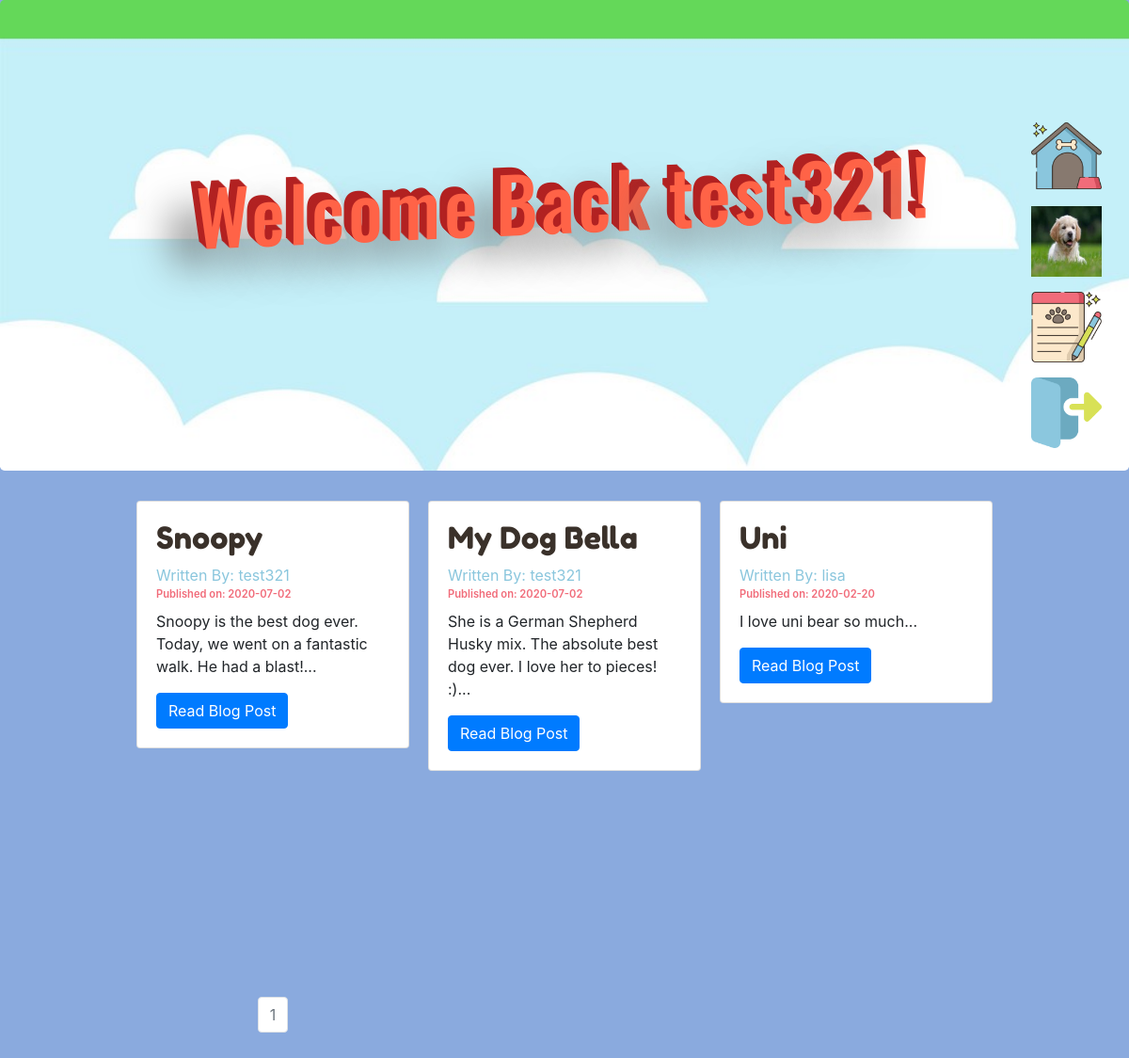
/ (signed in), run on the app's committed database.
### dawgblawg/models.py (models this page shows, shortened)
class User(db.Model,UserMixin):
    __tablename__= 'users'
    id = db.Column(db.Integer,primary_key=True)
    profile_image = db.Column(db.String(64),default='default_profile.png')
    email = db.Column(db.String(64),unique=True,index=True)
    username = db.Column(db.String(64),unique=True,index=True)
    password_hash = db.Column(db.String(128))
    posts = db.relationship('BlogPost',backref='author',lazy=True)

class BlogPost(db.Model):
    users = db.relationship(User)
    id = db.Column(db.Integer,primary_key=True)
    user_id = db.Column(db.Integer,db.ForeignKey('users.id'),nullable=False)
    date = db.Column(db.DateTime,nullable=False,default=datetime.utcnow)
    title = db.Column(db.String(140),nullable=False)
    text = db.Column(db.Text,nullable=False)

### dawgblawg/core/views.py (the view)
@core.route('/')
def index():
    page = request.args.get('page', 1, type=int)
    blog_posts = BlogPost.query.order_by(BlogPost.date.desc()).paginate(page=page, per_page=10)
    return render_template('home.html',blog_posts=blog_posts)

### dawgblawg/models.py (called while the page is built)
@login_manager.user_loader
def load_user(user_id):
    return User.query.get(user_id)

### dawgblawg/templates/home.html (shortened to what this page needs)
{% extends "base.html" %}
{% block content %}
  <div>
    <div class="jumbotron">
    {% if current_user.is_authenticated %}
      <h1 id="welcomeBackUser">Welcome Back {{current_user.username}}!</h1>
    </div>
    <div class="container">
     {% for post in blog_posts.items %}
     <div>
       <div>
         <div class="card" >
           <div class="card-body">
             <h2><a class="card-title" href="  {{ url_for('blog_posts.blog_post', blog_post_id=post.id) }}">{{ post.title }}</a></h2>
             <a class="blog-author" href="{{ url_for('users.user_posts', username=post.author.username) }}">Written By: {{ post.author.username }}</a>
             <span class="blog-date">Published on: {{ post.date.strftime('%Y-%m-%d') }}</span>
             <p class="card-text">{{ post.text[:100] }}...</p>
             <a href="{{ url_for('blog_posts.blog_post', blog_post_id=post.id) }}" class="btn btn-primary">Read Blog Post</a>
           </div>
         </div>
       </div>
     </div>
    {% endfor %}
    <nav aria-label="Page navigation">
     <ul class="pagination justify-content-center">
       {% for page_num in blog_posts.iter_pages(left_edge=1, right_edge=1, left_current=1, right_current=2) %}
          {% if blog_posts.page == page_num %}
          <li class="page-item disabled">
            <a class="page-link" href="{{ url_for('core.index', page=page_num) }}">{{ page_num }}</a>
          </li>
          {% else %}
            <li class="page-item"><a class="page-link" href="{{ url_for('core.index', page=page_num) }}">{{ page_num }}</a></li>
          {% endif %}
      {% endfor %}
    </nav>
    {% endif %}
  </div>
{% endblock %}

### dawgblawg/templates/base.html (shortened to what this page needs)
<!DOCTYPE html>
<html lang="en" dir="ltr">
  <head>
    <link rel="stylesheet" href="https://maxcdn.bootstrapcdn.com/bootstrap/4.0.0/css/bootstrap.min.css">
    <link rel="stylesheet" type="text/css" href="{{ url_for('static', filename='style.css') }}">
  </head>
  <body>
  <ul class="nav">
    <li class="nav-item">
      <a class="nav-link hvr-wobble-horizontal" title="Home" href="{{ url_for('core.index') }}"><img class="nav-icon" src="../static/home-icon.png"></img></a>
    </li>
      {% if current_user.is_authenticated %}
      <li class='nav-link hvr-wobble-horizontal'><a title="My Account" href="{{ url_for('users.account') }}"><img class="nav-icon" src="{{url_for('static',filename='profile_pics/'+ current_user.profile_image)}}"></a></li>
      <li class='nav-link hvr-wobble-horizontal'><a title="Create Post" href="{{ url_for('blog_posts.create_post')}}"><img class="nav-icon" src="../static/register-icon.png"></a></li>
      <li class="nav-link hvr-wobble-horizontal"><a title="Logout" href="{{ url_for('users.logout') }}"><img class="nav-icon" src="../static/logout-icon.png"></a></li>
    </ul>
      {% endif %}
  {% block content %}
  {% endblock %}
  </body>
</html>

### dawgblawg/static/style.css (style rules this page uses)
html,body { background-color: #8aaade; }
.nav { width: 130px; position: fixed; z-index: 1; top: 100px; right: 10px; overflow-x: hidden; padding: 20px 20px; }
.nav a { display: block; }
.nav-icon { height: 75px; width: 75px; }
.hvr-wobble-horizontal { display: inline-block; vertical-align: middle; -webkit-transform: perspective(1px) translateZ(0); transform: perspective(1px) translateZ(0); box-shadow: 0 0 1px rgba(0, 0, 0, 0); }
#welcomeBackUser { text-align: center; padding-top:100px; padding-bottom:100px; font-family: 'Oswald', Helvetica, sans-serif; font-size: 80px; transform: skewY(-2.5deg); letter-spacing: 4px; word-spacing: -8px; color: tomato; text-shadow: -1px -1px 0 firebrick, -2px -2px 0 firebrick, -3px -3px 0 firebrick, -4px -4px 0 firebrick, -5px -5px 0 firebrick, -6px -6px 0 firebrick, -7px -7px 0 firebrick, -8px -8px 0 firebrick, -30px 20px 40px dimgrey; }
.jumbotron { background-image: url('grass_bg.jpg'); background-size: cover; height: 500px; }
.blog-author { color: #8AC6DD; }
.blog-date { font-size: 0.7rem; font-weight: 600; display: block; margin-bottom: 0.5rem; color:#F16C7A; }
.card-title { font-family: 'Fredoka One', cursive; color: #3A312A; }
.container { display: grid; grid-template-columns: repeat(3,1fr); gap: 20px; height: 100vh; margin: auto; width: 940px; }

### data on the page
User: profile_image (picture), username "test321"
BlogPost: title "Snoopy", author.username "test321", date "2020-07-02", text "Snoopy is the best dog ever. Today, we went on a fantastic walk. He had a blast!"
BlogPost: title "My Dog Bella", author.username "test321", date "2020-07-02", text "She is a German Shepherd Husky mix. The absolute best dog ever. I love her to pieces! :)"
BlogPost: title "Uni", author.username "lisa", date "2020-02-20", text "I love uni bear so much"

### other printed values
{{ page_num }} "1"
